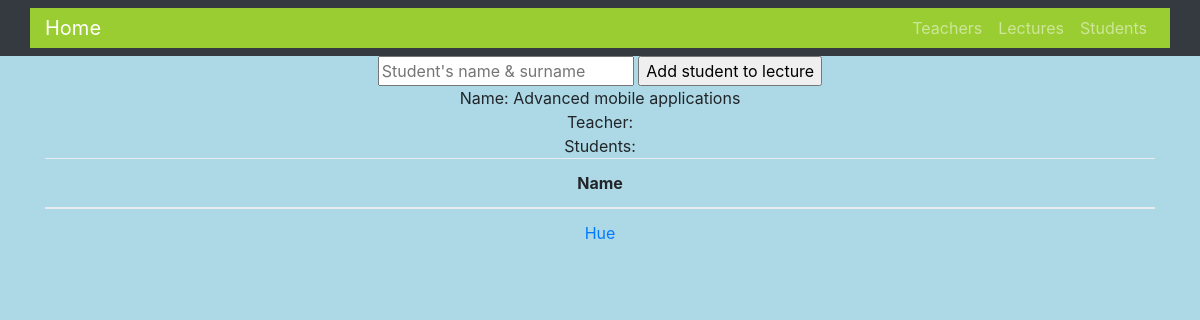
Page /lecture/1/ on the earlier database version.
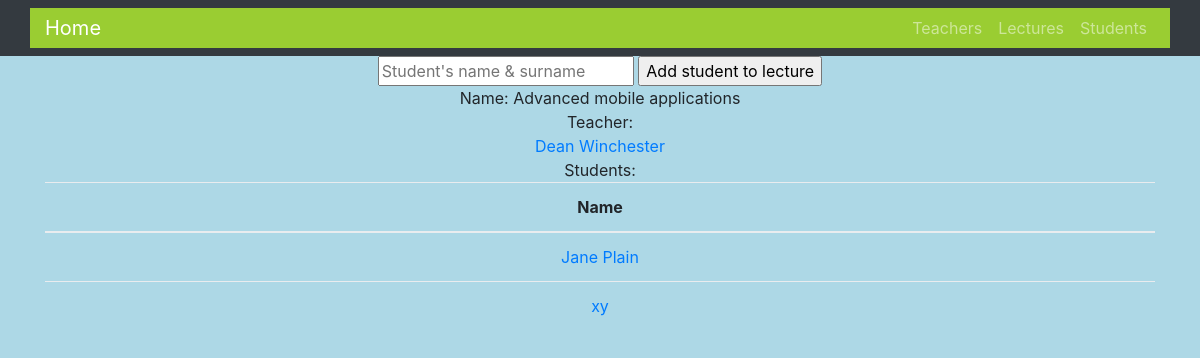
Same page on the later database version.
### PWJS_Django/models.py (models this page shows, shortened)
@python_2_unicode_compatible
class Student(models.Model):
    name = models.CharField(max_length=40)
    lectures = models.ManyToManyField(Lecture)

@python_2_unicode_compatible
class Teacher(models.Model):
    name = models.CharField(max_length=40)
    lectures = models.ManyToManyField(Lecture)

### PWJS_Django/views.py (the view)
# urls.py: url(r'^lecture/(?P<id>[0-9]+)/', views.lecture),
def lecture(request, id):
    try:
        form = SignStudentForm()
        l = Lecture.objects.get(pk=id)
        s = Student.objects.filter(lectures__in=[id])
        t = Teacher.objects.filter(lectures__in=[id])
        return render(request, 'lecture.html', {'lecture': l, 'students': s, 'teachers': t, 'form': form})
    except Lecture.Entry:
        return render_to_response('lecture.html', {'error': True})

### PWJS_DjangoProject/forms.py
class SignStudentForm(forms.Form):
    name = forms.CharField(max_length=40)

### templates/lecture.html (shortened to what this page needs)
{% extends 'base.html' %}
{% block content %}
    {% if error %}
        Lecture not found
    {% else %}
        <form action="{{ BASE_URL }}/lecture/sign_student/{{ lecture.id }}/" method="POST">
            <input type="text" name="student_name" placeholder="Student's name & surname" />
            <input type="submit" value="Add student to lecture" />
        </form>
        Name: {{ lecture.name }} <br />
        Teacher:  <br />
        {% for teacher in teachers %}
            <td><a href="{{ BASE_URL }}/teacher/{{ teacher.id }}">{{ teacher.name }}</a></td>
            <br />
        {% endfor %}
        Students: <br />
        <table class="table">
            <thead>
                <tr>
                    <th scope="col">Name</th>
                </tr>
            </thead>
            <tbody>
                {% for student in students %}
                    <tr>
                        <td><a href="{{ BASE_URL }}/student/{{ student.id }}">{{ student.name }}</a></td>
                    </tr>
                {% endfor %}
            </tbody>
        </table>
    {% endif %}
{% endblock %}

Differences in the rows shown:
removed Student: name "Hue"
now on this page (row unchanged): Teacher: name "Dean Winchester"
now on this page (row unchanged): Student: name "Jane Plain"
added Student: name "xy"
